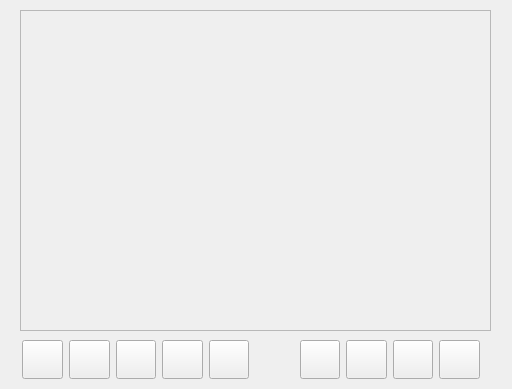
<?xml version="1.0" encoding="UTF-8"?>
<ui version="4.0">
 <class>PhotoWidget</class>
 <widget class="QWidget" name="PhotoWidget">
  <property name="geometry">
   <rect>
    <x>0</x>
    <y>0</y>
    <width>512</width>
    <height>389</height>
   </rect>
  </property>
  <property name="windowTitle">
   <string>PhotoWidget</string>
  </property>
  <widget class="QPushButton" name="Prevbtn">
   <property name="geometry">
    <rect>
     <x>69</x>
     <y>340</y>
     <width>41</width>
     <height>39</height>
    </rect>
   </property>
   <property name="icon">
    <iconset resource="image.qrc">
     <normaloff>:/image/Navigate-left-icon.png</normaloff>:/image/Navigate-left-icon.png</iconset>
   </property>
   <property name="iconSize">
    <size>
     <width>40</width>
     <height>40</height>
    </size>
   </property>
  </widget>
  <widget class="QPushButton" name="Nextbtn">
   <property name="geometry">
    <rect>
     <x>209</x>
     <y>340</y>
     <width>40</width>
     <height>39</height>
    </rect>
   </property>
   <property name="icon">
    <iconset resource="image.qrc">
     <normaloff>:/image/Navigate-right-icon.png</normaloff>:/image/Navigate-right-icon.png</iconset>
   </property>
   <property name="iconSize">
    <size>
     <width>40</width>
     <height>40</height>
    </size>
   </property>
  </widget>
  <widget class="QPushButton" name="Openbtn">
   <property name="geometry">
    <rect>
     <x>22</x>
     <y>340</y>
     <width>41</width>
     <height>39</height>
    </rect>
   </property>
   <property name="icon">
    <iconset resource="image.qrc">
     <normaloff>:/image/Picture-icon.png</normaloff>:/image/Picture-icon.png</iconset>
   </property>
   <property name="iconSize">
    <size>
     <width>40</width>
     <height>40</height>
    </size>
   </property>
   <property name="autoDefault">
    <bool>false</bool>
   </property>
  </widget>
  <widget class="QPushButton" name="Playbtn">
   <property name="geometry">
    <rect>
     <x>116</x>
     <y>340</y>
     <width>40</width>
     <height>39</height>
    </rect>
   </property>
   <property name="text">
    <string/>
   </property>
   <property name="icon">
    <iconset resource="image.qrc">
     <normaloff>:/image/Continue-icon.png</normaloff>:/image/Continue-icon.png</iconset>
   </property>
   <property name="iconSize">
    <size>
     <width>40</width>
     <height>40</height>
    </size>
   </property>
  </widget>
  <widget class="QPushButton" name="Stopbtn">
   <property name="geometry">
    <rect>
     <x>162</x>
     <y>340</y>
     <width>41</width>
     <height>39</height>
    </rect>
   </property>
   <property name="icon">
    <iconset resource="image.qrc">
     <normaloff>:/image/Pause-icon.png</normaloff>:/image/Pause-icon.png</iconset>
   </property>
   <property name="iconSize">
    <size>
     <width>40</width>
     <height>40</height>
    </size>
   </property>
  </widget>
  <widget class="QPushButton" name="Enlargebtn">
   <property name="geometry">
    <rect>
     <x>300</x>
     <y>340</y>
     <width>40</width>
     <height>39</height>
    </rect>
   </property>
   <property name="icon">
    <iconset resource="image.qrc">
     <normaloff>:/image/Actions-zoom-in-icon.png</normaloff>:/image/Actions-zoom-in-icon.png</iconset>
   </property>
   <property name="iconSize">
    <size>
     <width>40</width>
     <height>40</height>
    </size>
   </property>
  </widget>
  <widget class="QPushButton" name="Rotateleftbtn">
   <property name="geometry">
    <rect>
     <x>346</x>
     <y>340</y>
     <width>41</width>
     <height>39</height>
    </rect>
   </property>
   <property name="icon">
    <iconset resource="image.qrc">
     <normaloff>:/image/shape-rotate-anticlockwise-icon.png</normaloff>:/image/shape-rotate-anticlockwise-icon.png</iconset>
   </property>
   <property name="iconSize">
    <size>
     <width>40</width>
     <height>40</height>
    </size>
   </property>
  </widget>
  <widget class="QPushButton" name="Rotaterightbtn">
   <property name="geometry">
    <rect>
     <x>393</x>
     <y>340</y>
     <width>40</width>
     <height>39</height>
    </rect>
   </property>
   <property name="icon">
    <iconset resource="image.qrc">
     <normaloff>:/image/shape-rotate-clockwise-icon.png</normaloff>:/image/shape-rotate-clockwise-icon.png</iconset>
   </property>
   <property name="iconSize">
    <size>
     <width>40</width>
     <height>40</height>
    </size>
   </property>
  </widget>
  <widget class="QPushButton" name="Smallbtn">
   <property name="geometry">
    <rect>
     <x>439</x>
     <y>340</y>
     <width>41</width>
     <height>39</height>
    </rect>
   </property>
   <property name="icon">
    <iconset resource="image.qrc">
     <normaloff>:/image/Actions-zoom-out-icon.png</normaloff>:/image/Actions-zoom-out-icon.png</iconset>
   </property>
   <property name="iconSize">
    <size>
     <width>40</width>
     <height>40</height>
    </size>
   </property>
  </widget>
  <widget class="QLabel" name="labelFan">
   <property name="geometry">
    <rect>
     <x>250</x>
     <y>340</y>
     <width>51</width>
     <height>41</height>
    </rect>
   </property>
  </widget>
  <widget class="QScrollArea" name="scrollArea">
   <property name="geometry">
    <rect>
     <x>20</x>
     <y>10</y>
     <width>471</width>
     <height>321</height>
    </rect>
   </property>
   <property name="widgetResizable">
    <bool>true</bool>
   </property>
   <widget class="QWidget" name="scrollAreaWidgetContents">
    <property name="geometry">
     <rect>
      <x>0</x>
      <y>0</y>
      <width>469</width>
      <height>319</height>
     </rect>
    </property>
   </widget>
  </widget>
 </widget>
 <layoutdefault spacing="6" margin="11"/>
 <resources>
  <include location="image.qrc"/>
 </resources>
 <connections/>
</ui>
